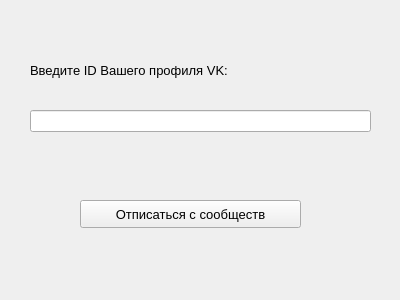
<?xml version="1.0" encoding="UTF-8"?>
<ui version="4.0">
 <class>Form</class>
 <widget class="QWidget" name="Form">
  <property name="geometry">
   <rect>
    <x>0</x>
    <y>0</y>
    <width>400</width>
    <height>300</height>
   </rect>
  </property>
  <property name="windowTitle">
   <string>Form</string>
  </property>
  <widget class="QPushButton" name="pushButton">
   <property name="geometry">
    <rect>
     <x>80</x>
     <y>200</y>
     <width>221</width>
     <height>28</height>
    </rect>
   </property>
   <property name="font">
    <font>
     <pointsize>10</pointsize>
    </font>
   </property>
   <property name="text">
    <string>Отписаться с сообществ</string>
   </property>
  </widget>
  <widget class="QLineEdit" name="lineEdit">
   <property name="geometry">
    <rect>
     <x>30</x>
     <y>110</y>
     <width>341</width>
     <height>22</height>
    </rect>
   </property>
  </widget>
  <widget class="QLabel" name="label">
   <property name="geometry">
    <rect>
     <x>30</x>
     <y>60</y>
     <width>351</width>
     <height>20</height>
    </rect>
   </property>
   <property name="font">
    <font>
     <pointsize>10</pointsize>
    </font>
   </property>
   <property name="text">
    <string>Введите ID Вашего профиля VK:</string>
   </property>
  </widget>
 </widget>
 <resources/>
 <connections/>
</ui>
